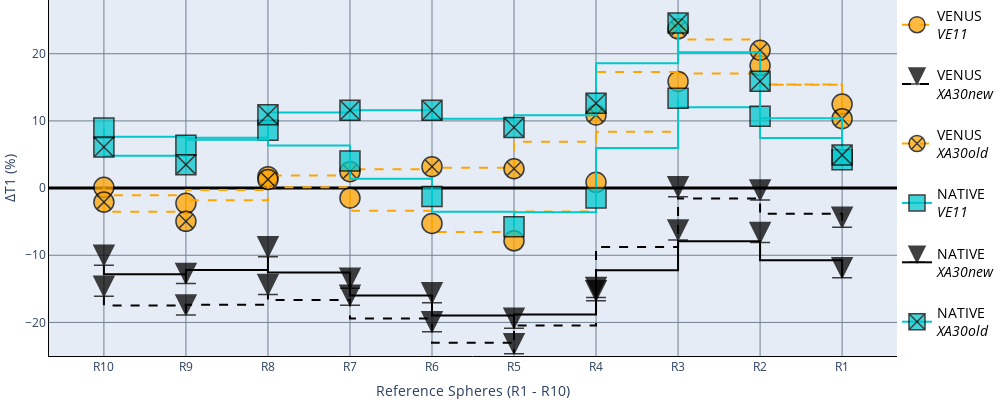

Source (notebook cell):
### Markdown cell above
### Percent measurement errors (`∆T1`)

`````{admonition} Note
:class: tip
Reproduces Figure 4c from the [article](https://www.biorxiv.org/content/10.1101/2021.12.27.474259v2).
`````

> For VENUS, ∆T1 remains low for the physiologically relevant range (0.7 to 2s), whereas deviations reach up to 30.4% for vendor-native measurements.

### Code cell
df = pd.DataFrame()
fig = go.Figure()
for jj in range(0,len(sessions),1):
    cur_csv = pd.read_csv(derivativesDir + '/sub-phantom/' + 'ses-' + sessions[jj].partition('_')[0] + '/stat/sub-phantom_ses-' + sessions[jj] + '_stat_summary.csv')
    #cur_csv = pd.read_csv(derivativesDir + '/sub-phantom/' + 'ses-' + sessions[jj] + '/stat/sub-phantom_ses-' + sessions[jj] + '_stat_summary.csv')
    avg_array = np.array(cur_csv['T1 (mean)'])
    std_array = np.array(cur_csv['T1 (std)'])
    cur_tag = sessions[jj]
    # Measurement error
    pcterr = ((np.array(avg_array) - np.array(refMean))/np.array(refMean))*100
    fig.add_trace(go.Scatter(
        y=pcterr, x=spheres,
        line_color=colors2[cur_tag],
        name= convert_tag[cur_tag],
        marker = dict(size=20,symbol=line_sym[cur_tag],line=dict(color='black',width=1.5),opacity=0.75),
        line=dict(width=2, dash=line_dash[cur_tag]),
        line_shape='vhv',
        legendgroup = cur_tag
    ))
fig.update_layout(height=400, width=1000)
fig.update_layout(legend=dict(x=1, y=1,tracegroupgap=300,font=dict(color="black")),margin=dict(l=0,r=0,t=0,b=0))
axis_template = dict(linecolor = 'black', 
                     showticklabels = True,
                     gridcolor = '#708090'
                    )
fig.update_yaxes(axis_template,zerolinecolor="black",zerolinewidth=3)
fig.update_xaxes(axis_template,zerolinecolor="black")
fig.update_layout(hovermode = "y")
fig.update_yaxes(range=[-25,28],title="∆T1 (%)")
fig.update_xaxes(tickmode="array",tickvals=spheres,ticktext=["R10","R9","R8","R7","R6","R5","R4","R3","R2","R1"],title = "Reference Spheres (R1 - R10)")
fig.update_layout(title_font_color="black")
fig.update_layout(legend=dict(x=1, y=1,tracegroupgap=20,font=dict(color="black",size=14)))

fig.show()

### Figure 1 — Plotly figure (JSON) as saved in the notebook; plotly's stock layout.template omitted (floating-point values rounded to 4 significant figures)
{"data": [{"legendgroup": "rthSKYrev", "line": {"color": "orange", "dash": "dash", "shape": "vhv", "width": 2}, "marker": {"line": {"color": "black", "width": 1.5}, "opacity": 0.75, "size": 20, "symbol": "circle"}, "name": "VENUS<br><i>VE11</i>", "type": "scatter", "x": [1, 2, 3, 4, 5, 6, 7, 8, 9, 10], "y": [0.1156, -2.276, 1.697, -1.467, -5.265, -7.846, 0.8619, 15.88, 18.23, 12.51]}, {"legendgroup": "rthSKYxa30_acq-test", "line": {"color": "black", "dash": "dash", "shape": "vhv", "width": 2}, "marker": {"line": {"color": "black", "width": 1.5}, "opacity": 0.75, "size": 20, "symbol": "arrow-bar-down"}, "name": "VENUS<br><i>XA30new</i>", "type": "scatter", "x": [1, 2, 3, 4, 5, 6, 7, 8, 9, 10], "y": [-16.11, -18.88, -15.85, -17.45, -21.4, -24.66, -16.28, -1.289, -1.787, -5.842]}, {"legendgroup": "rthSKYxa30_acq-manualrefv", "line": {"color": "orange", "dash": "dash", "shape": "vhv", "width": 2}, "marker": {"line": {"color": "black", "width": 1.5}, "opacity": 0.75, "size": 20, "symbol": "circle-x"}, "name": "VENUS<br><i>XA30old</i>", "type": "scatter", "x": [1, 2, 3, 4, 5, 6, 7, 8, 9, 10], "y": [-2.081, -4.945, 1.285, 2.446, 3.189, 2.879, 10.88, 23.71, 20.52, 10.33]}, {"legendgroup": "vendorSKYrev", "line": {"color": "rgba(0,200,205,1)", "dash": "solid", "shape": "vhv", "width": 2}, "marker": {"line": {"color": "black", "width": 1.5}, "opacity": 0.75, "size": 20, "symbol": "square"}, "name": "NATIVE<br><i>VE11</i>", "type": "scatter", "x": [1, 2, 3, 4, 5, 6, 7, 8, 9, 10], "y": [8.929, 6.389, 8.617, 4.025, -1.258, -5.761, -1.461, 13.36, 10.69, 4.233]}, {"legendgroup": "vendorSKYxa30_acq-test", "line": {"color": "black", "dash": "solid", "shape": "vhv", "width": 2}, "marker": {"line": {"color": "black", "width": 1.5}, "opacity": 0.75, "size": 20, "symbol": "arrow-bar-down"}, "name": "NATIVE<br><i>XA30new</i>", "type": "scatter", "x": [1, 2, 3, 4, 5, 6, 7, 8, 9, 10], "y": [-11.49, -14.19, -10.24, -14.9, -17.08, -20.85, -16.77, -7.724, -8.118, -13.34]}, {"legendgroup": "vendorSKYxa30_acq-manualrefv", "line": {"color": "rgba(0,200,205,1)", "dash": "solid", "shape": "vhv", "width": 2}, "marker": {"line": {"color": "black", "width": 1.5}, "opacity": 0.75, "size": 20, "symbol": "square-x"}, "name": "NATIVE<br><i>XA30old</i>", "type": "scatter", "x": [1, 2, 3, 4, 5, 6, 7, 8, 9, 10], "y": [6.114, 3.487, 10.92, 11.6, 11.58, 9.027, 12.64, 24.56, 15.89, 4.915]}], "layout": {"height": 400, "hovermode": "y", "legend": {"font": {"color": "black", "size": 14}, "tracegroupgap": 20, "x": 1, "y": 1}, "margin": {"b": 0, "l": 0, "r": 0, "t": 0}, "title": {"font": {"color": "black"}}, "width": 1000, "xaxis": {"gridcolor": "#708090", "linecolor": "black", "showticklabels": true, "tickmode": "array", "ticktext": ["R10", "R9", "R8", "R7", "R6", "R5", "R4", "R3", "R2", "R1"], "tickvals": [1, 2, 3, 4, 5, 6, 7, 8, 9, 10], "title": {"text": "Reference Spheres (R1 - R10)"}, "zerolinecolor": "black"}, "yaxis": {"gridcolor": "#708090", "linecolor": "black", "range": [-25, 28], "showticklabels": true, "title": {"text": "∆T1 (%)"}, "zerolinecolor": "black", "zerolinewidth": 3}}}
